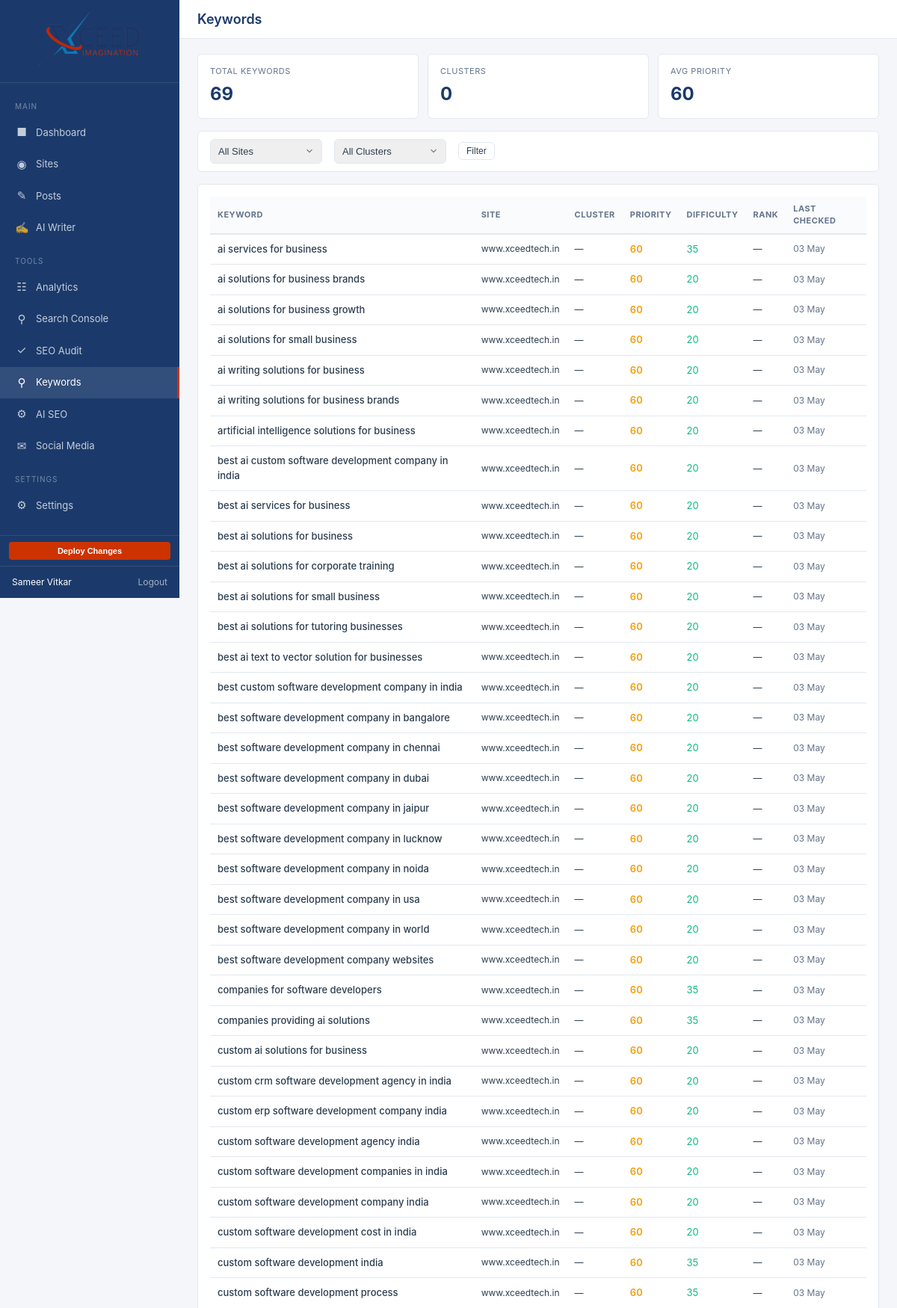
The app's page /dashboard/keywords.php (signed in, upper part) with its own data.
### tables this page shows
CREATE TABLE `keywords` (
  `id` int(10) unsigned NOT NULL AUTO_INCREMENT,
  `site_id` int(10) unsigned NOT NULL,
  `keyword` varchar(255) NOT NULL,
  `search_volume` int(10) unsigned DEFAULT NULL,
  `difficulty` tinyint(3) unsigned DEFAULT NULL COMMENT '0-100 score',
  `current_rank` smallint(5) unsigned DEFAULT NULL,
  `target_rank` smallint(5) unsigned DEFAULT NULL,
  `cluster` varchar(100) DEFAULT NULL COMMENT 'topic cluster name',
  `priority` tinyint(3) unsigned NOT NULL DEFAULT 50 COMMENT '0-100',
  `last_checked` datetime DEFAULT NULL,
  `created_at` datetime NOT NULL DEFAULT current_timestamp(),
  PRIMARY KEY (`id`),
  UNIQUE KEY `uk_keywords_site_kw` (`site_id`,`keyword`(191)),
  KEY `idx_keywords_site` (`site_id`),
  KEY `idx_keywords_priority` (`priority`),
  CONSTRAINT `fk_keywords_site` FOREIGN KEY (`site_id`) REFERENCES `sites` (`id`) ON DELETE CASCADE
);

CREATE TABLE `sites` (
  `id` int(10) unsigned NOT NULL AUTO_INCREMENT,
  `user_id` int(10) unsigned NOT NULL,
  `team_id` int(10) unsigned DEFAULT NULL,
  `name` varchar(255) NOT NULL,
  `domain` varchar(255) NOT NULL,
  `platform` varchar(50) DEFAULT NULL COMMENT 'wordpress, shopify, opencart, custom',
  `brand_colors` longtext DEFAULT NULL CHECK (json_valid(`brand_colors`)),
  `brand_fonts` longtext DEFAULT NULL CHECK (json_valid(`brand_fonts`)),
  `brand_tone` text DEFAULT NULL,
  `topics` longtext DEFAULT NULL CHECK (json_valid(`topics`)),
  `keywords` longtext DEFAULT NULL CHECK (json_valid(`keywords`)),
  `agent_mode` enum('auto','manual') NOT NULL DEFAULT 'manual',
  `blog_path` varchar(100) NOT NULL DEFAULT '/blog',
  `rss_feeds` longtext DEFAULT NULL CHECK (json_valid(`rss_feeds`)),
  `cms_url` varchar(500) DEFAULT NULL,
  `cms_api_key` varchar(255) DEFAULT NULL,
  `server_type` varchar(20) DEFAULT 'api_only',
  `server_host` varchar(255) DEFAULT NULL,
  `server_user` varchar(255) DEFAULT NULL,
  `server_pass` varchar(255) DEFAULT NULL,
  `server_path` varchar(500) DEFAULT NULL,
  `git_repo` varchar(500) DEFAULT NULL,
  `hosting_panel` varchar(50) DEFAULT NULL,
  `is_active` tinyint(1) NOT NULL DEFAULT 1,
  `scanned_at` datetime DEFAULT NULL,
  `created_at` datetime NOT NULL DEFAULT current_timestamp(),
  `updated_at` datetime NOT NULL DEFAULT current_timestamp() ON UPDATE current_timestamp(),
  PRIMARY KEY (`id`),
  KEY `idx_sites_user` (`user_id`),
  KEY `idx_sites_domain` (`domain`),
  CONSTRAINT `fk_sites_user` FOREIGN KEY (`user_id`) REFERENCES `users` (`id`) ON DELETE CASCADE
);

### includes/helpers.php (called while the page is built, shortened)
<?php
function e(string $value): string
{
    return htmlspecialchars($value, ENT_QUOTES | ENT_SUBSTITUTE, 'UTF-8');
}
function format_date(string $datetime, string $format = 'd M Y, h:i A'): string
{
    $dt = new DateTime($datetime, new DateTimeZone('Asia/Kolkata'));
    return $dt->format($format);
}

### public/dashboard/keywords.php (the view, shortened to what this page needs)
<?php
require_once __DIR__ . '/../../includes/helpers.php';
$db = require __DIR__ . '/../../includes/db.php';
$user_id = auth_user_id();
$where = ['s.user_id = ?'];
$params = [$user_id];
$where_sql = implode(' AND ', $where);
$stmt = $db->prepare("SELECT k.*, s.domain FROM keywords k JOIN sites s ON k.site_id = s.id WHERE {$where_sql} ORDER BY k.priority DESC, k.keyword LIMIT 200");
$stmt->execute($params);
$keywords = $stmt->fetchAll();
$stmt = $db->prepare("SELECT COUNT(*) as total, COUNT(DISTINCT cluster) as clusters, AVG(priority) as avg_priority FROM keywords k JOIN sites s ON k.site_id = s.id WHERE s.user_id = ?");
$stmt->execute([$user_id]);
$stats = $stmt->fetch();
?>
<div class="stats-grid">
    <div class="stat-card">
        <div class="stat-label">Total Keywords</div>
        <div class="stat-value"><?= $stats['total'] ?></div>
    </div>
    <div class="stat-card">
        <div class="stat-label">Clusters</div>
        <div class="stat-value"><?= $stats['clusters'] ?></div>
    </div>
    <div class="stat-card">
        <div class="stat-label">Avg Priority</div>
        <div class="stat-value"><?= round($stats['avg_priority'] ?? 0) ?></div>
    </div>
</div>
<div class="card" style="padding: 10px 16px;">
    <form method="GET" class="flex gap-4 items-center" style="flex-wrap: wrap;">
        <select name="site" class="form-control" style="width: auto; min-width: 150px;">
            <option value="">All Sites</option>
        </select>
        <select name="cluster" class="form-control" style="width: auto; min-width: 150px;">
            <option value="">All Clusters</option>
        </select>
        <button type="submit" class="btn btn-outline btn-sm">Filter</button>
    </form>
</div>
<div class="card">
    <?php if (empty($keywords)): ?>
        <p class="text-muted text-sm" style="padding: 20px; text-align: center;">No keywords yet. Run: <code>php agent/keyword-research.php --site=ID</code></p>
    <?php else: ?>
        <table>
            <thead>
                <tr>
                    <th>Keyword</th>
                    <th>Site</th>
                    <th>Cluster</th>
                    <th>Priority</th>
                    <th>Difficulty</th>
                    <th>Rank</th>
                    <th>Last Checked</th>
                </tr>
            </thead>
            <tbody>
                <?php foreach ($keywords as $kw): ?>
                <tr>
                    <td style="font-weight: 500;"><?= e($kw['keyword']) ?></td>
                    <td class="text-sm"><?= e($kw['domain']) ?></td>
                    <td class="text-sm"><?= e($kw['cluster'] ?? '—') ?></td>
                    <td>
                        <?php
                        $p_color = '#64748b';
                        if ($kw['priority'] >= 70) $p_color = 'var(--success)';
                        elseif ($kw['priority'] >= 40) $p_color = 'var(--warning)';
                        ?>
                        <span style="font-weight: 600; color: <?= $p_color ?>;"><?= $kw['priority'] ?></span>
                    </td>
                    <td>
                        <?php if ($kw['difficulty'] !== null): ?>
                            <?php
                            $d_color = 'var(--success)';
                            if ($kw['difficulty'] >= 70) $d_color = 'var(--danger)';
                            elseif ($kw['difficulty'] >= 40) $d_color = 'var(--warning)';
                            ?>
                            <span style="color: <?= $d_color ?>;"><?= $kw['difficulty'] ?></span>
                        <?php else: ?>
                            —
                        <?php endif; ?>
                    </td>
                    <td class="text-sm"><?= $kw['current_rank'] ?? '—' ?></td>
                    <td class="text-sm text-muted"><?= $kw['last_checked'] ? format_date($kw['last_checked'], 'd M') : '—' ?></td>
                </tr>
                <?php endforeach; ?>
            </tbody>
        </table>
    <?php endif; ?>
</div>
<?php
require __DIR__ . '/../../templates/dashboard/layout.php';

### templates/dashboard/layout.php (style rules this page uses)
:root { --primary: #1B3A6B; --primary-dark: #132a4f; --accent: #CC3300; --accent-hover: #a82a00; --bg: #f5f6fa; --white: #ffffff; --text: #2c3e50; --text-light: #64748b; --border: #e2e8f0; --success: #10b981; --warning: #f59e0b; --danger: #ef4444; --info: #3b82f6; --sidebar-w: 240px; --radius: 6px; }
* { margin: 0; padding: 0; box-sizing: border-box; }
body { font-family: -apple-system, BlinkMacSystemFont, 'Segoe UI', Roboto, sans-serif; background: var(--bg); color: var(--text); font-size: 14px; line-height: 1.5; }
.card { background: var(--white); border: 1px solid var(--border); border-radius: var(--radius); padding: 16px; margin-bottom: 16px; }
.stats-grid { display: grid; grid-template-columns: repeat(auto-fit, minmax(180px, 1fr)); gap: 12px; margin-bottom: 16px; }
.stat-card { background: var(--white); border: 1px solid var(--border); border-radius: var(--radius); padding: 14px 16px; }
.stat-card .stat-label { font-size: 11px; text-transform: uppercase; letter-spacing: 0.5px; color: var(--text-light); margin-bottom: 4px; }
.stat-card .stat-value { font-size: 24px; font-weight: 700; color: var(--primary); }
table { width: 100%; border-collapse: collapse; }
table th { text-align: left; font-size: 11px; text-transform: uppercase; letter-spacing: 0.5px; color: var(--text-light); padding: 8px 10px; border-bottom: 2px solid var(--border); background: #fafbfc; }
table td { padding: 10px; border-bottom: 1px solid var(--border); font-size: 13px; }
.btn { display: inline-flex; align-items: center; gap: 6px; padding: 7px 14px; border: none; border-radius: var(--radius); font-size: 13px; font-weight: 500; cursor: pointer; text-decoration: none; transition: all 0.15s; }
.btn-outline { background: transparent; border: 1px solid var(--border); color: var(--text); }
.btn-sm { padding: 4px 10px; font-size: 12px; }
.form-control { width: 100%; padding: 8px 10px; border: 1px solid var(--border); border-radius: var(--radius); font-size: 13px; color: var(--text); transition: border-color 0.15s; }
select.form-control { appearance: none; background-position: right 8px center; background-repeat: no-repeat; background-size: 16px; padding-right: 32px; }
.text-muted { color: var(--text-light); }
.text-sm { font-size: 12px; }
.flex { display: flex; }
.items-center { align-items: center; }
.gap-4 { gap: 16px; }

### records on screen
keywords: keyword "ai services for business", site.domain "www.xceedtech.in", cluster "—", priority "60", difficulty "35", current_rank "—", last_checked "03 May"
keywords: keyword "ai solutions for business brands", site.domain "www.xceedtech.in", cluster "—", priority "60", difficulty "20", current_rank "—", last_checked "03 May"
keywords: keyword "ai solutions for business growth", site.domain "www.xceedtech.in", cluster "—", priority "60", difficulty "20", current_rank "—", last_checked "03 May"
keywords: keyword "ai solutions for small business", site.domain "www.xceedtech.in", cluster "—", priority "60", difficulty "20", current_rank "—", last_checked "03 May"
keywords: keyword "ai writing solutions for business", site.domain "www.xceedtech.in", cluster "—", priority "60", difficulty "20", current_rank "—", last_checked "03 May"
keywords: keyword "ai writing solutions for business brands", site.domain "www.xceedtech.in", cluster "—", priority "60", difficulty "20", current_rank "—", last_checked "03 May"
keywords: keyword "artificial intelligence solutions for business", site.domain "www.xceedtech.in", cluster "—", priority "60", difficulty "20", current_rank "—", last_checked "03 May"
keywords: keyword "best ai custom software development company in india", site.domain "www.xceedtech.in", cluster "—", priority "60", difficulty "20", current_rank "—", last_checked "03 May"
keywords: keyword "best ai services for business", site.domain "www.xceedtech.in", cluster "—", priority "60", difficulty "20", current_rank "—", last_checked "03 May"
keywords: keyword "best ai solutions for business", site.domain "www.xceedtech.in", cluster "—", priority "60", difficulty "20", current_rank "—", last_checked "03 May"
keywords: keyword "best ai solutions for corporate training", site.domain "www.xceedtech.in", cluster "—", priority "60", difficulty "20", current_rank "—", last_checked "03 May"
keywords: keyword "best ai solutions for small business", site.domain "www.xceedtech.in", cluster "—", priority "60", difficulty "20", current_rank "—", last_checked "03 May"
keywords: keyword "best ai solutions for tutoring businesses", site.domain "www.xceedtech.in", cluster "—", priority "60", difficulty "20", current_rank "—", last_checked "03 May"
keywords: keyword "best ai text to vector solution for businesses", site.domain "www.xceedtech.in", cluster "—", priority "60", difficulty "20", current_rank "—", last_checked "03 May"
keywords: keyword "best custom software development company in india", site.domain "www.xceedtech.in", cluster "—", priority "60", difficulty "20", current_rank "—", last_checked "03 May"
keywords: keyword "best software development company in bangalore", site.domain "www.xceedtech.in", cluster "—", priority "60", difficulty "20", current_rank "—", last_checked "03 May"
keywords: keyword "best software development company in chennai", site.domain "www.xceedtech.in", cluster "—", priority "60", difficulty "20", current_rank "—", last_checked "03 May"
keywords: keyword "best software development company in dubai", site.domain "www.xceedtech.in", cluster "—", priority "60", difficulty "20", current_rank "—", last_checked "03 May"
keywords: keyword "best software development company in jaipur", site.domain "www.xceedtech.in", cluster "—", priority "60", difficulty "20", current_rank "—", last_checked "03 May"
keywords: keyword "best software development company in lucknow", site.domain "www.xceedtech.in", cluster "—", priority "60", difficulty "20", current_rank "—", last_checked "03 May"
keywords: keyword "best software development company in noida", site.domain "www.xceedtech.in", cluster "—", priority "60", difficulty "20", current_rank "—", last_checked "03 May"
keywords: keyword "best software development company in usa", site.domain "www.xceedtech.in", cluster "—", priority "60", difficulty "20", current_rank "—", last_checked "03 May"
keywords: keyword "best software development company in world", site.domain "www.xceedtech.in", cluster "—", priority "60", difficulty "20", current_rank "—", last_checked "03 May"
keywords: keyword "best software development company websites", site.domain "www.xceedtech.in", cluster "—", priority "60", difficulty "20", current_rank "—", last_checked "03 May"
keywords: keyword "companies for software developers", site.domain "www.xceedtech.in", cluster "—", priority "60", difficulty "35", current_rank "—", last_checked "03 May"
keywords: keyword "companies providing ai solutions", site.domain "www.xceedtech.in", cluster "—", priority "60", difficulty "35", current_rank "—", last_checked "03 May"
keywords: keyword "custom ai solutions for business", site.domain "www.xceedtech.in", cluster "—", priority "60", difficulty "20", current_rank "—", last_checked "03 May"
keywords: keyword "custom crm software development agency in india", site.domain "www.xceedtech.in", cluster "—", priority "60", difficulty "20", current_rank "—", last_checked "03 May"
keywords: keyword "custom erp software development company india", site.domain "www.xceedtech.in", cluster "—", priority "60", difficulty "20", current_rank "—", last_checked "03 May"
keywords: keyword "custom software development agency india", site.domain "www.xceedtech.in", cluster "—", priority "60", difficulty "20", current_rank "—", last_checked "03 May"
keywords: keyword "custom software development companies in india", site.domain "www.xceedtech.in", cluster "—", priority "60", difficulty "20", current_rank "—", last_checked "03 May"
keywords: keyword "custom software development company india", site.domain "www.xceedtech.in", cluster "—", priority "60", difficulty "20", current_rank "—", last_checked "03 May"
keywords: keyword "custom software development cost in india", site.domain "www.xceedtech.in", cluster "—", priority "60", difficulty "20", current_rank "—", last_checked "03 May"
keywords: keyword "custom software development india", site.domain "www.xceedtech.in", cluster "—", priority "60", difficulty "35", current_rank "—", last_checked "03 May"
keywords: keyword "custom software development process", site.domain "www.xceedtech.in", cluster "—", priority "60", difficulty "35", current_rank "—", last_checked "03 May"

### other values on screen
$user['name'] "Sameer Vitkar"
$page_title "Keywords"
$stats['total'] "69"
$stats['clusters'] "0"
$stats['avg_priority'] "60"
